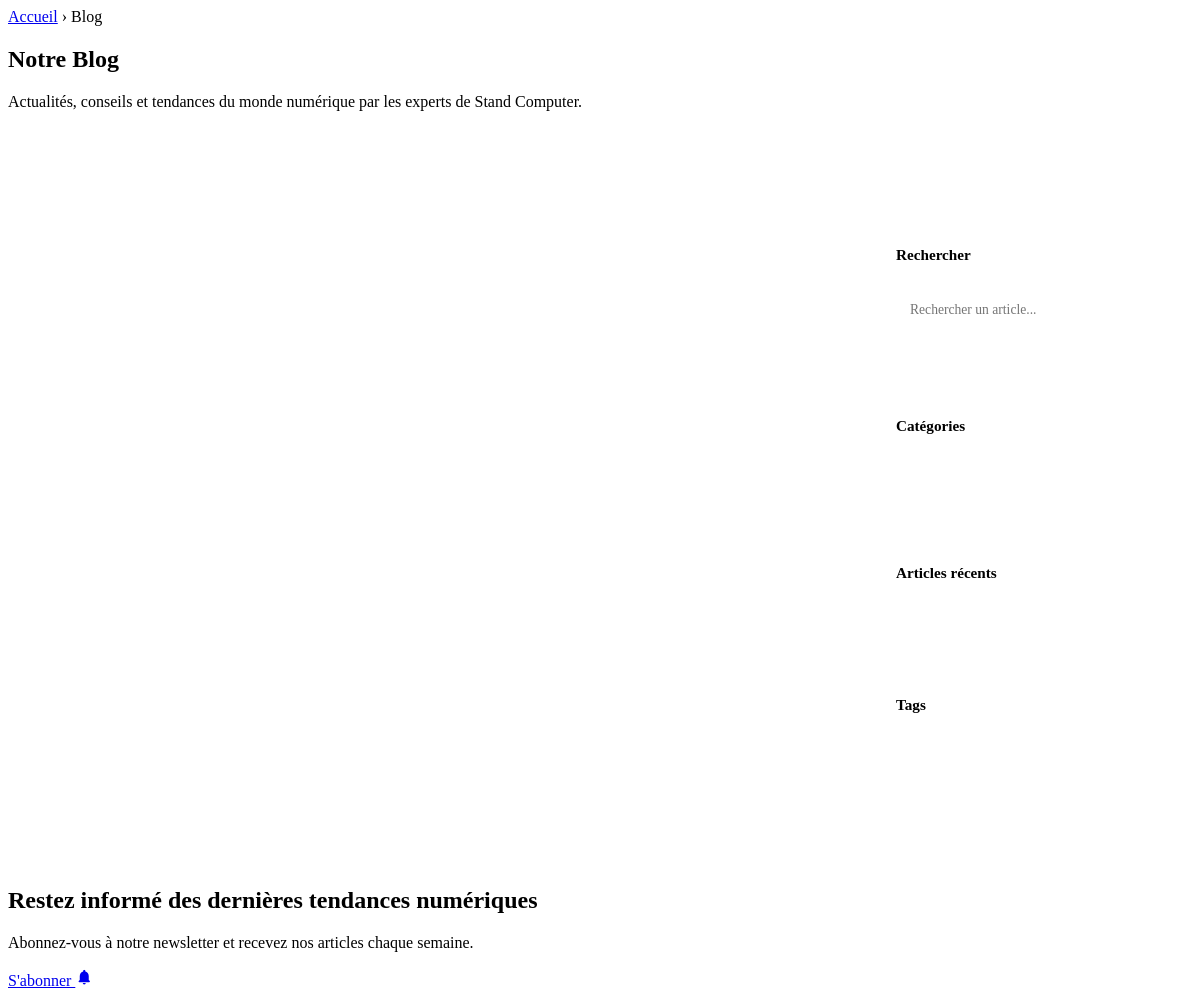
The page /blog.php on the database as committed earlier.
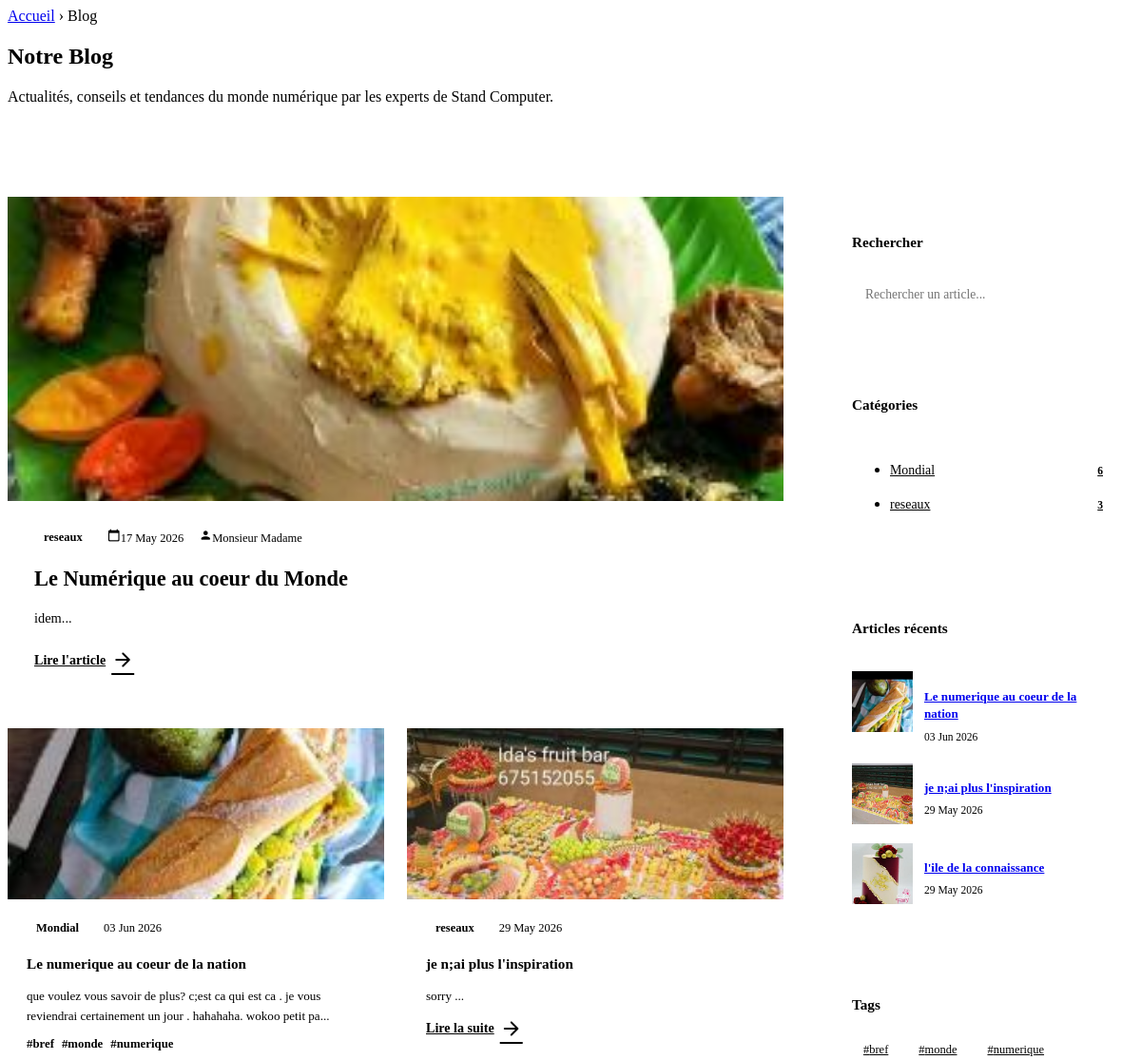
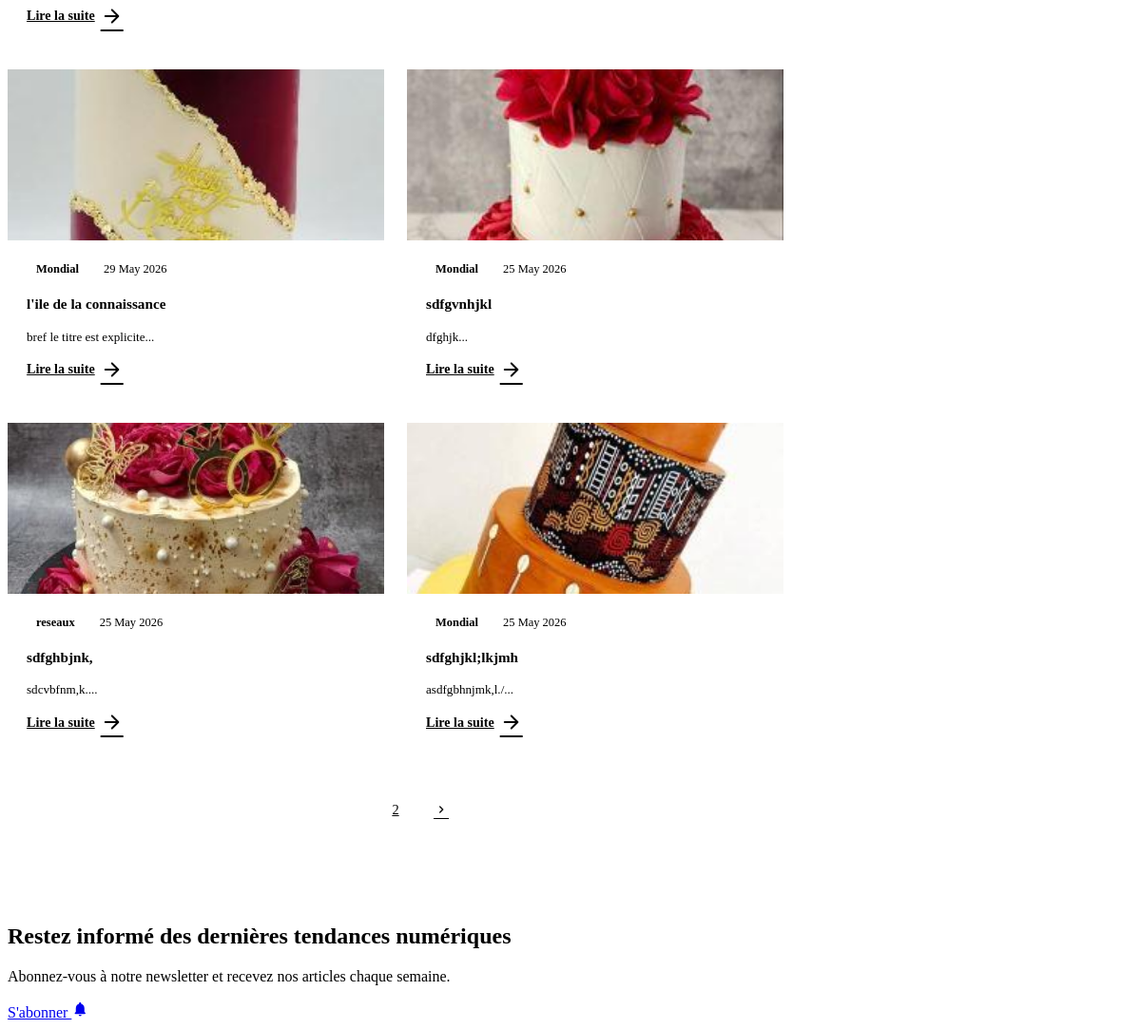
The same page on the database as committed later (2 pictures, top to bottom).
### tables this page shows
CREATE TABLE IF NOT EXISTS `articles` (
  `id` int(11) NOT NULL AUTO_INCREMENT,
  `titre` varchar(255) DEFAULT NULL,
  `contenu` text,
  `image` varchar(255) DEFAULT NULL,
  `categorie_id` int(11) DEFAULT NULL,
  `auteur` varchar(100) DEFAULT NULL,
  `date_pub` datetime DEFAULT CURRENT_TIMESTAMP,
  `featured` tinyint(1) DEFAULT '0',
  PRIMARY KEY (`id`)
);

CREATE TABLE IF NOT EXISTS `categories` (
  `id` int(11) NOT NULL AUTO_INCREMENT,
  `nom` varchar(100) DEFAULT NULL,
  PRIMARY KEY (`id`)
);

CREATE TABLE IF NOT EXISTS `tags` (
  `id` int(11) NOT NULL AUTO_INCREMENT,
  `nom` varchar(100) NOT NULL,
  `slug` varchar(100) NOT NULL,
  PRIMARY KEY (`id`),
  UNIQUE KEY `nom` (`nom`),
  UNIQUE KEY `slug` (`slug`)
);

### blog.php (the view, shortened to what this page needs)
<?php
require_once 'config/db.php';
$articlesParPage = 6;
$page = isset($_GET['page']) ? (int) $_GET['page'] : 1;
$depart = ($page - 1) * $articlesParPage;
$featured = $pdo->query("
  SELECT a.*, c.nom AS categorie
  FROM articles a
  LEFT JOIN categories c ON a.categorie_id = c.id
  WHERE a.featured = 1
  ORDER BY a.date_pub DESC
  LIMIT 1
")->fetch();
$categories = $pdo->query("
  SELECT c.*, COUNT(a.id) AS total
  FROM categories c
  LEFT JOIN articles a ON a.categorie_id = c.id AND a.featured = 0
  GROUP BY c.id
")->fetchAll(PDO::FETCH_ASSOC);
$recent = $pdo->query("
  SELECT id, titre, image, date_pub
  FROM articles
  ORDER BY date_pub DESC
  LIMIT 3
")->fetchAll();
$search = isset($_GET['search']) ? trim($_GET['search']) : '';
$cat = isset($_GET['cat']) ? trim($_GET['cat']) : '';
$countSql = "
SELECT COUNT(*) as total
FROM articles a
LEFT JOIN categories c ON a.categorie_id = c.id
WHERE a.featured = 0
";
$countStmt = $pdo->prepare($countSql);
$countStmt->execute();
$total = $countStmt->fetch()['total'];
$totalPages = ceil($total / $articlesParPage);
$sql = "
SELECT a.*, c.nom AS categorie
FROM articles a
LEFT JOIN categories c ON a.categorie_id = c.id
WHERE a.featured = 0
";
$sql .= " ORDER BY a.date_pub DESC
LIMIT $depart, $articlesParPage";
$stmt = $pdo->prepare($sql);
$stmt->execute();
$articles = $stmt->fetchAll();
foreach ($articles as &$article) {
    $tagStmt = $pdo->prepare("
        SELECT t.nom, t.slug
        FROM tags t
        INNER JOIN article_tags at
            ON at.tag_id = t.id
        WHERE at.article_id = ?
        ORDER BY t.nom
        LIMIT 4
    ");
    $tagStmt->execute([$article['id']]);
    $article['tags'] = $tagStmt->fetchAll(PDO::FETCH_ASSOC);
}
$popularTags = $pdo->query("
    SELECT
        t.nom,
        t.slug,
        COUNT(at.article_id) AS total
    FROM tags t
    INNER JOIN article_tags at
        ON at.tag_id = t.id
    GROUP BY t.id
    ORDER BY total DESC, t.nom ASC
    LIMIT 15
")->fetchAll(PDO::FETCH_ASSOC);
?>
<!DOCTYPE html>
<html lang="fr">
<head>
  <link rel="stylesheet" href="/StandComputer/shared" />
</head>
<body>
  <section class="page-hero">
    <div class="container page-hero-inner">
      <div class="breadcrumb">
        <a href="/StandComputer/">Accueil</a>
        <span class="sep">›</span>
        <span class="current">Blog</span>
      </div>
      <h1>Notre <span class="accent">Blog</span></h1>
      <p>Actualités, conseils et tendances du monde numérique par les experts de Stand Computer.</p>
    </div>
  </section>
  <section class="blog-section">
    <div class="container">
      <div class="blog-layout">
        <div>
          <?php if($featured): ?>
<div class="featured-article fade-in">
  <div class="featured-thumb">
    <img src="admin/uploads/articles/<?= htmlspecialchars($featured['image']) ?>" />
  </div>
  <div class="featured-body">
    <div class="article-meta">
      <span class="cat-badge"><?= htmlspecialchars($featured['categorie']) ?></span>
      <span><span class="material-icons-round" style="font-size:14px">calendar_today</span><?= date('d M Y', strtotime($featured['date_pub'])) ?></span>
      <span><span class="material-icons-round" style="font-size:14px">person</span><?= htmlspecialchars($featured['auteur']) ?></span>
    </div>
    <h2><?= htmlspecialchars($featured['titre']) ?></h2>
    <p><?= substr(strip_tags($featured['contenu']), 0, 200) ?>...</p>
    <a href="/StandComputer/article/<?= $featured['id']?>" class="read-more">
      Lire l'article <span class="material-icons-round">arrow_forward</span>
    </a>
  </div>
</div>
<?php endif; ?>
<div class="articles-grid">
<?php foreach($articles as $a): ?>
  <div class="article-card fade-in">
    <div class="article-thumb">
      <img src="/StandComputer/admin/uploads/articles/<?= htmlspecialchars($a['image']) ?>" />
    </div>
    <div class="article-body">
      <div class="article-meta">
        <span class="cat-badge"><?= htmlspecialchars($a['categorie']) ?></span>
        <span><?= date('d M Y', strtotime($a['date_pub'])) ?></span>
      </div>
      <h3><?= htmlspecialchars($a['titre']) ?></h3>
      <p><?= substr(strip_tags($a['contenu']), 0, 120) ?>...</p>
      <?php if(!empty($a['tags'])): ?>
<div class="article-tags">
    <?php foreach($a['tags'] as $tag): ?>
        <a href="/StandComputer/tag/<?= htmlspecialchars($tag['slug']) ?>">
            #<?= htmlspecialchars($tag['nom']) ?>
        </a>
    <?php endforeach; ?>
</div>
<?php endif; ?>
      <a href="/StandComputer/article/<?php echo $a['id']; ?>" class="read-more">
        Lire la suite <span class="material-icons-round">arrow_forward</span>
      </a>
    </div>
  </div>
<?php endforeach; ?>
</div>
<?php
$queryParams = [];
?>
          <div class="pagination">
    <?php for($i = 1; $i <= $totalPages; $i++): ?>
        <a
          <?php
$params = array_merge(
    $queryParams,
    ['page' => $i]
);
?>
href="?<?= http_build_query($params) ?>"
           class="page-btn <?= ($i == $page) ? 'active' : '' ?>"
        >
            <?= $i ?>
        </a>
    <?php endfor; ?>
    <?php if($page < $totalPages): ?>
        <a href="?page=<?= $page + 1 ?>" class="page-btn">
            <span class="material-icons-round" style="font-size:16px">
            </span>
        </a>
    <?php endif; ?>
    </div>
        </div>
        <aside class="blog-sidebar">
          <div class="sidebar-widget">
            <h3>Rechercher</h3>
            <form method="GET" class="search-form">
              <input type="text" name="search"  value="<?= htmlspecialchars($search) ?>" placeholder="Rechercher un article..." />
              <button type="submit"><span class="material-icons-round" style="font-size:18px">search</span></button>
            </form>
          </div>
          <div class="sidebar-widget">
            <h3>Catégories</h3>
            <ul class="cat-list">
              <?php foreach($categories as $c): ?>
               <li>
                 <a
                   href="/StandComputer/blog?cat=<?= urlencode($c['nom']) ?>"
                   class="<?= ($cat === $c['nom']) ? 'active-cat' : '' ?>"
                  >
                   <?= htmlspecialchars($c['nom']) ?>
                  <span class="count"><?= $c['total'] ?></span>
                  </a>
                </li>
              <?php endforeach; ?>
          </ul>
        </div>
          <div class="sidebar-widget">
            <h3>Articles récents</h3>
            <?php foreach($recent as $r): ?>
<div class="recent-post">
  <div class="recent-thumb">
    <img src="admin/uploads/articles/<?= htmlspecialchars($r['image']) ?>" />
  </div>
  <div class="recent-info">
    <a href="/StandComputer/article/<?= $r['id'] ?>">
   <h4><?= htmlspecialchars($r['titre']) ?></h4>
</a>
    <span><?= date('d M Y', strtotime($r['date_pub'])) ?></span>
  </div>
</div>
<?php endforeach; ?>
          </div>
<div class="sidebar-widget">
  <h3> Tags </h3>
          <div class="tags-cloud">
<?php foreach($popularTags as $tag): ?>
    <a
        href="/StandComputer/tag/<?= htmlspecialchars($tag['slug']) ?>"
        class="tag-chip"
    >
        #<?= htmlspecialchars($tag['nom']) ?>
    </a>
<?php endforeach; ?>
</div>
          </div>
        </aside>
      </div>
    </div>
  </section>
  <section class="cta-section">
    <div class="container cta-inner">
      <div>
        <h2>Restez informé des dernières tendances numériques</h2>
        <p>Abonnez-vous à notre newsletter et recevez nos articles chaque semaine.</p>
      </div>
      <a href="#footer" class="btn btn-primary">
        S'abonner <span class="material-icons-round" style="font-size:18px">notifications</span>
      </a>
    </div>
  </section>
</body>
</html>

Rows that differ between the two databases and show on the page:
added articles: image (picture), categorie.nom "reseaux", date_pub "17 May 2026", auteur "Monsieur Madame", titre "Le Numérique au coeur du Monde", contenu "idem"
added articles: image (picture), categorie.nom "Mondial", date_pub "03 Jun 2026", titre "Le numerique au coeur de la nation", contenu "que voulez vous savoir de plus? c;est ca qui est ca . je vous reviendrai certainement un jour . hahahaha. wokoo petit pa"
added tags: nom "bref"
added tags: nom "monde"
added tags: nom "numerique"
added articles: image (picture), categorie.nom "reseaux", date_pub "29 May 2026", titre "je n;ai plus l'inspiration", contenu "sorry"
added articles: image (picture), categorie.nom "Mondial", date_pub "29 May 2026", titre "l'ile de la connaissance", contenu "bref le titre est explicite"
added articles: image (picture), categorie.nom "Mondial", date_pub "25 May 2026", titre "sdfgvnhjkl", contenu "dfghjk", shown under "Le Numérique au coeur du Monde"
added articles: image (picture), categorie.nom "reseaux", date_pub "25 May 2026", titre "sdfghbjnk,", contenu "sdcvbfnm,k.", shown under "Le Numérique au coeur du Monde"
added articles: image (picture), categorie.nom "Mondial", date_pub "25 May 2026", titre "sdfghjkl;lkjmh", contenu "asdfgbhnjmk,l./", shown under "Le Numérique au coeur du Monde"
added categories: nom "Mondial", total "6"
added categories: nom "reseaux", total "3"
Other text that changed with them:
text now shown: "... Lire l'article"
new list line: "2"
new list line: "# bref"
new list line: "# monde"
new list line: "# numerique"
